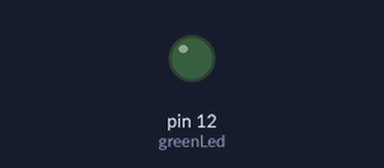
A program run on a simulated Arduino Uno, built with avr-gcc and run on an emulated ATmega328P. Shown: output pins drawn as LEDs (lit = HIGH).

Above: at 0.9 s.
At 8.4 s:
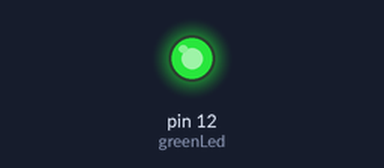
Timing chart, 0 to 9.2 s (numbered marks = the images above):
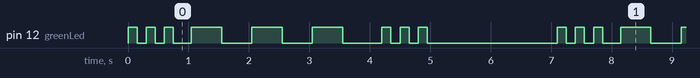

Measured:
- by itself, pin 12 (greenLed): repeats every 7.1 s: 2 × (LOW 0.15 s, HIGH 0.15 s), LOW 0.30 s, 2 × (HIGH 0.50 s, LOW 0.50 s), HIGH 0.50 s, LOW 0.65 s, 2 × (HIGH 0.15 s, LOW 0.15 s), HIGH 0.15 s, LOW 2.2 s, HIGH 0.15 s
- by itself, everything shown: repeats every 7.1 s, in 18 steps

The program:

main.cpp
```cpp
#include <Arduino.h>

int greenLed = 12;
int shortDelay = 150;
int longDelay = 500;
int waitForNext = 2000;

void setup()
{
  // put your setup code here, to run once:
  pinMode(greenLed, OUTPUT);
}

void loop()
{
  // put your main code here, to run repeatedly:
  for (int i = 0; i < 3; i++)
  {
    digitalWrite(greenLed, HIGH);
    delay(shortDelay);
    digitalWrite(greenLed, LOW);
    delay(shortDelay);
  }

  delay(shortDelay);

  for (int i = 0; i < 3; i++)
  {
    digitalWrite(greenLed, HIGH);
    delay(longDelay);
    digitalWrite(greenLed, LOW);
    delay(longDelay);
  }

  delay(shortDelay);

  for (int i = 0; i < 3; i++)
  {
    digitalWrite(greenLed, HIGH);
    delay(shortDelay);
    digitalWrite(greenLed, LOW);
    delay(shortDelay);
  }

  delay(waitForNext);
}
```
